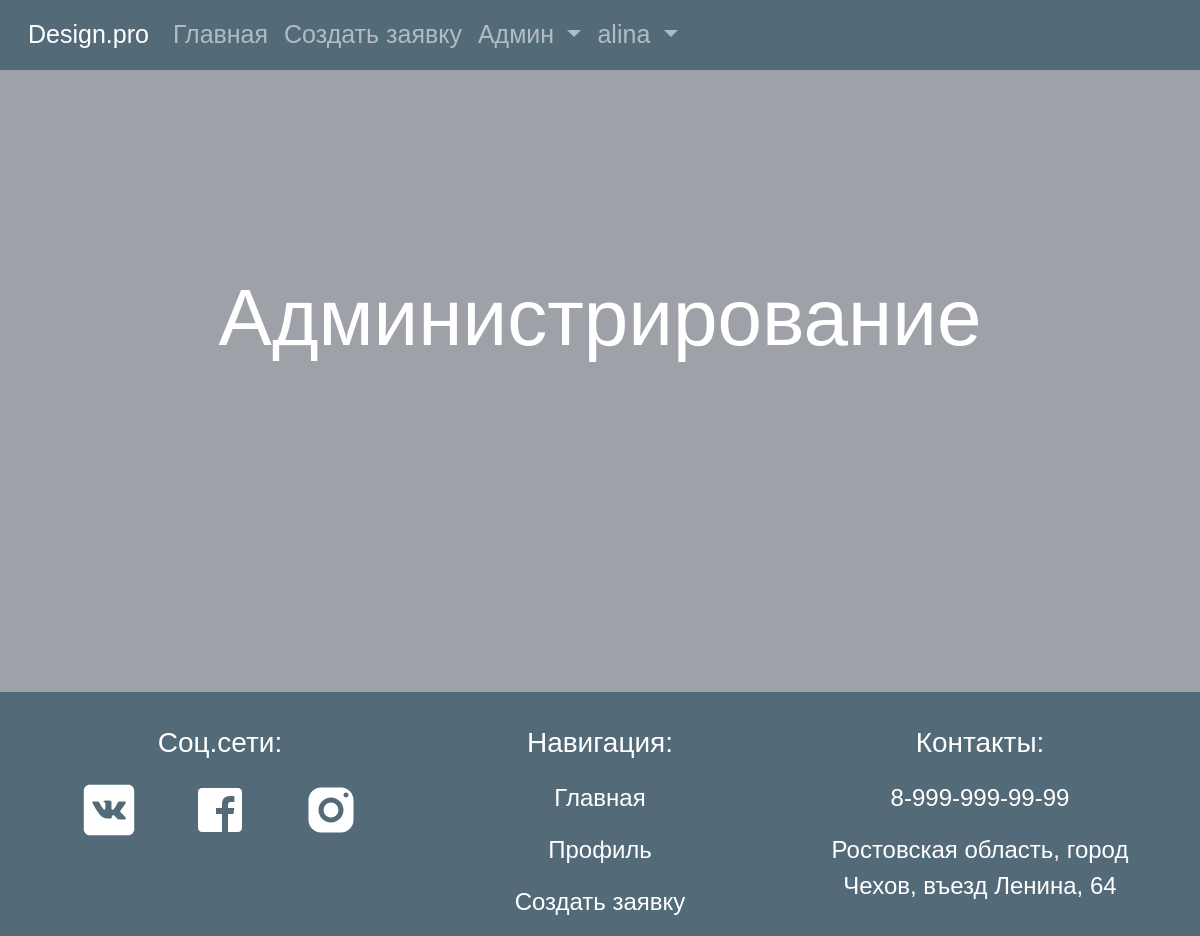
Page /design/admin (signed in) on the earlier database version.
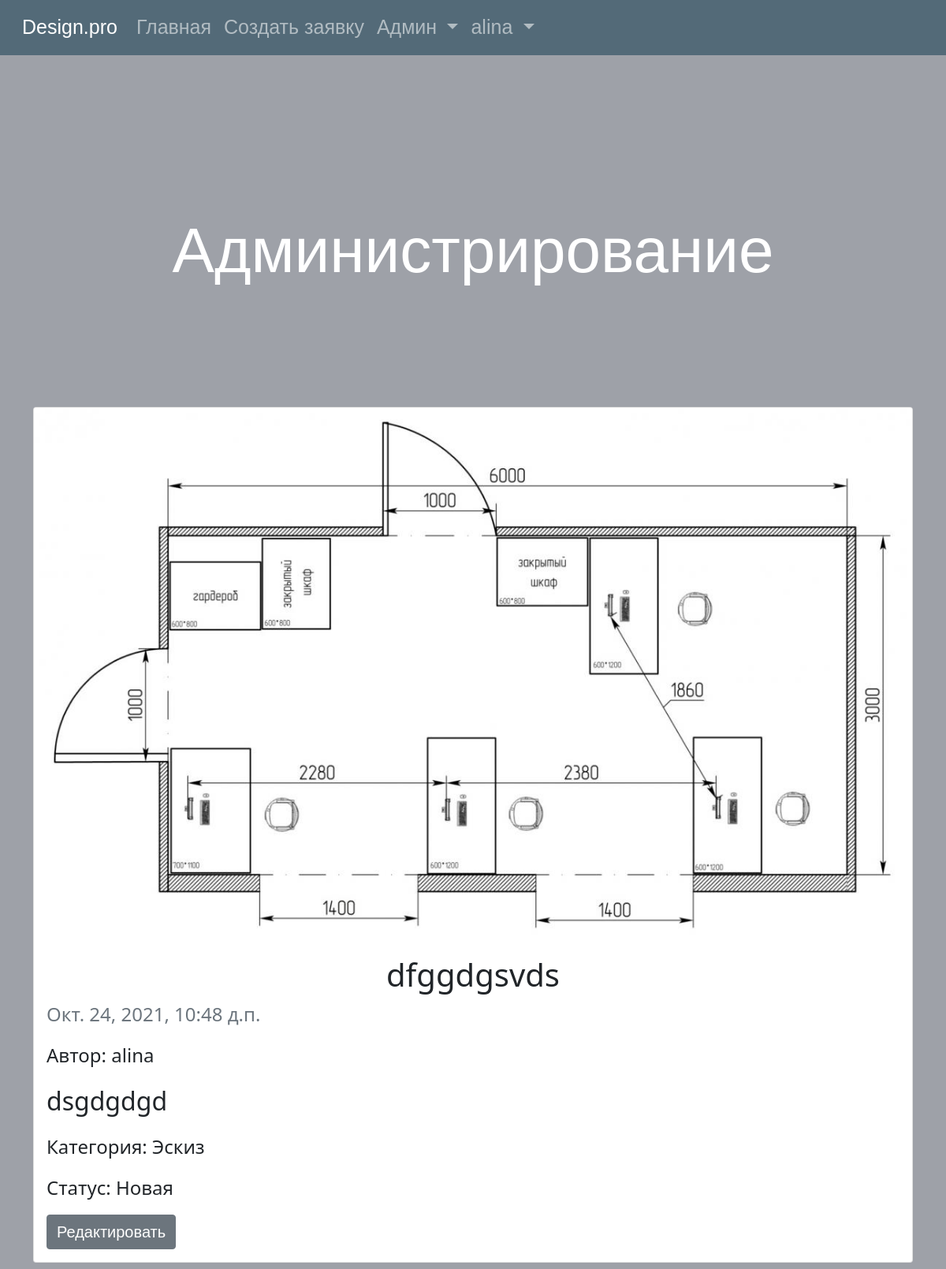
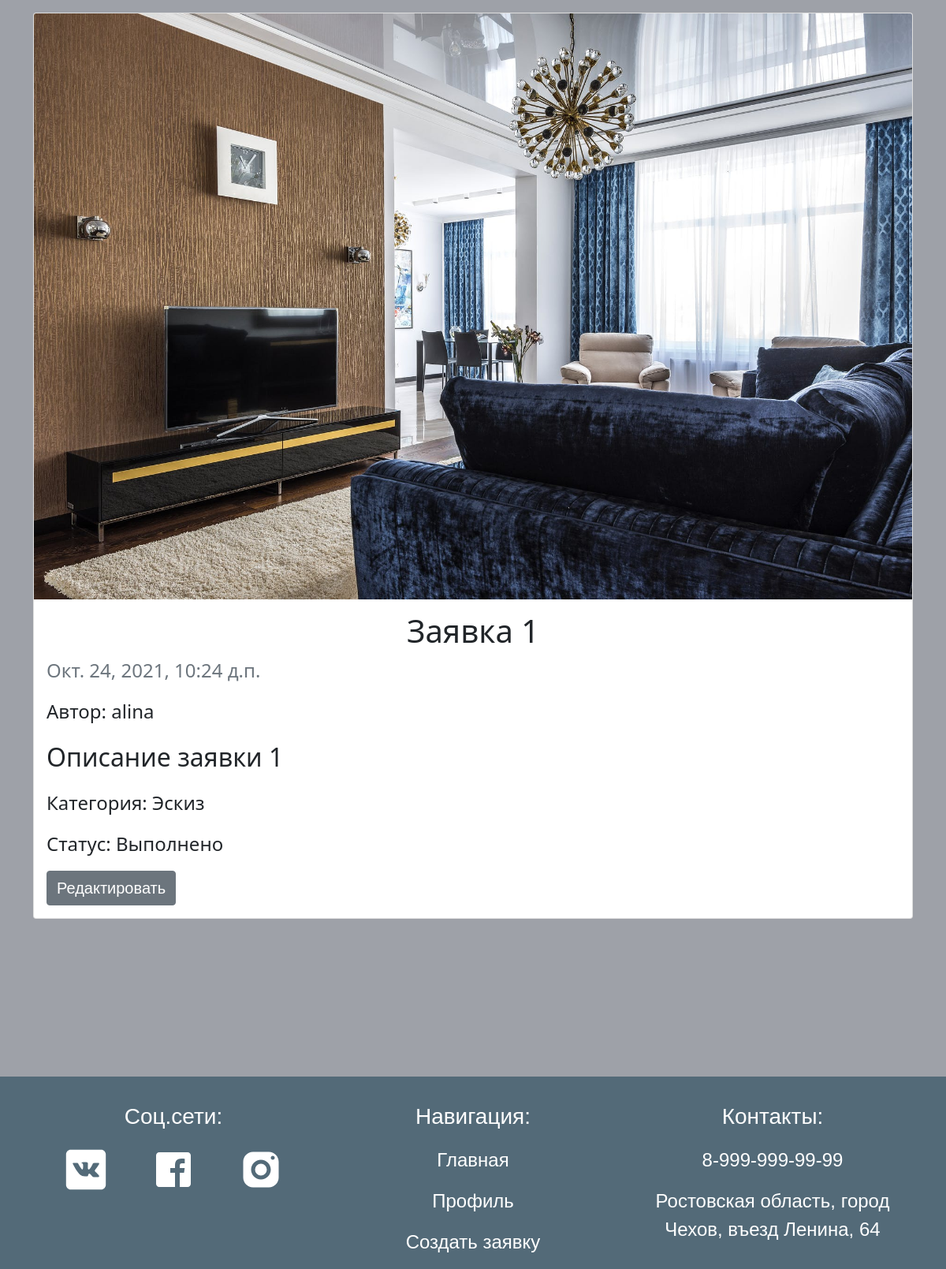
Same page on the later database version (2 pictures, top to bottom).
### design/models.py (models this page shows, shortened)
class Bid(models.Model):
    new = 'new'
    accepted = 'accepted'
    completed = 'completed'
    status_choices = [
        (new, 'Новая'),
        (accepted, 'Принято в работу'),
        (completed, 'Выполнено')
    ]
    name = models.CharField(max_length=128, null=False, verbose_name='Название')
    description = models.TextField(null=False, verbose_name='Описание')
    category = models.ForeignKey('Category', on_delete=models.CASCADE, null=False, verbose_name='Категория')
    img = models.ImageField(upload_to='static/images/', null=False, max_length=300, verbose_name='Изображение')
    img_design = models.ImageField(upload_to='static/images/', default=None, null=True, max_length=300,
                                   verbose_name='Дизайн', blank=True)
    comment = models.TextField(null=True, default=None, verbose_name='Комментарий', blank=True)
    status = models.CharField(max_length=128, choices=status_choices, default=new, verbose_name='Статус')
    author = models.ForeignKey('User', on_delete=models.CASCADE, null=False, verbose_name='Автор')
    date = models.DateTimeField(auto_now_add=True, blank=True, verbose_name='Дата', null=False)
    class Meta:
        verbose_name = 'Заявка'
        verbose_name_plural = 'Заявки'

class User(AbstractUser):
    fio = models.CharField(max_length=128, null=False, verbose_name='ФИО')
    def __str__(self):
        return self.username
    class Meta(AbstractUser.Meta):
        pass

class Category(models.Model):
    name = models.CharField(max_length=256, null=False, verbose_name='Название')
    class Meta:
        verbose_name = 'Категория'
        verbose_name_plural = 'Категории'
    def __str__(self):
        return self.name

### design/views.py (the view)
# urls.py: path('admin', views.AdminView.as_view(), name='admin'),
class AdminView(ListView):
    model = Bid
    template_name = 'admin/admin.html'
    context_object_name = 'bids'
    def get_queryset(self):
        if self.request.user.is_superuser:
            return Bid.objects.all().order_by('-date')
        else:
            raise PermissionDenied()

### design/templates/admin/admin.html (shortened to what this page needs)
{% extends 'base.html' %}
{% load bootstrap4 %}
{% load static %}
{% block content %}
    <h2>Администрирование</h2>
    <div class="container">
        <div class="row row-cols-1 row-cols-md-1 g-4">
            {% if bids %}
                {% for bid in bids %}
                    <div class="col">
                        <div class="card">
                            {% if bid.img_design %}
                                <img src="{{ bid.img_design.url }}" class="card-img-top" alt="...">
                            {% else %}
                                <img src="{{ bid.img.url }}" class="card-img-top" alt="...">
                            {% endif %}
                            <div class="card-body">
                                <h5 class="card-title text-center fs-1">{{ bid.name }}</h5>
                                <p class="text-muted fs-4">{{ bid.date }}</p>
                                <p class="card-text fs-4">Автор: {{ bid.author }}</p>
                                <p class="card-text fs-2">{{ bid.description }}</p>
                                <p class="card-text fs-4">Категория: {{ bid.category }}</p>
                                <p class="card-text fs-4">Статус: {{ bid.get_status_display }}</p>
                                    <a class="btn btn-secondary fs-5" href="{% url 'design:updateBid' pk=bid.id %}"
                                       role="button">Редактировать</a>
                            </div>
                        </div>
                    </div>
                {% endfor %}
            {% endif %}
        </div>
    </div>
{% endblock %}

Differences in the rows shown:
added Bid: img (picture), name "dfggdgsvds", date "Окт. 24, 2021, 10:48 д.п.", author "alina", description "dsgdgdgd", category "Эскиз", status "Новая"
added Bid: img_design (picture), name "Заявка 1", date "Окт. 24, 2021, 10:24 д.п.", author "alina", description "Описание заявки 1", category "Эскиз", status "Выполнено"
